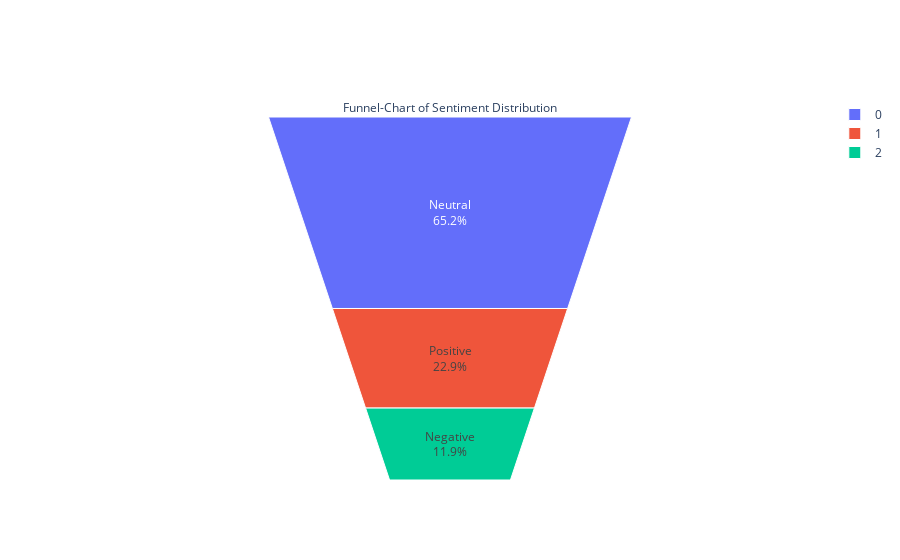

The notebook cell this image was saved under:
### Code cell
fig = go.Figure(go.Funnelarea(
    text = label_count.label,
    values = label_count.text,
    title = {"position": "top center", "text": "Funnel-Chart of Sentiment Distribution"}
    ))
fig.show()

### Figure 1 — Plotly figure (JSON) as saved in the notebook; plotly's stock layout.template omitted (floating-point values rounded to 4 significant figures)
{"data": [{"text": ["Neutral", "Positive", "Negative"], "title": {"position": "top center", "text": "Funnel-Chart of Sentiment Distribution"}, "type": "funnelarea", "values": [3892, 1367, 708]}], "layout": {}}
